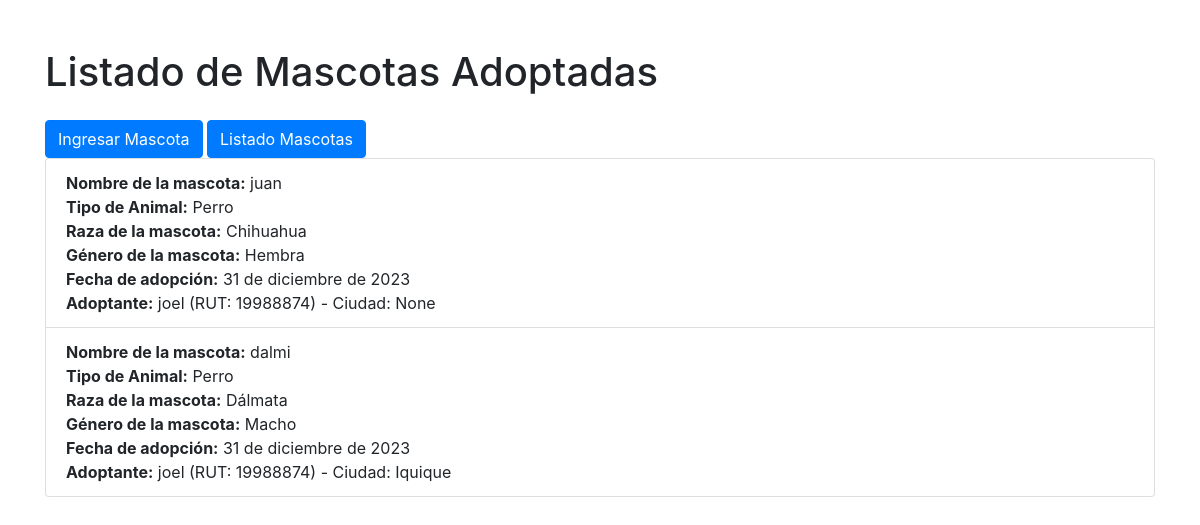
Page /adoptar_mascota_lista/ on the earlier database version.
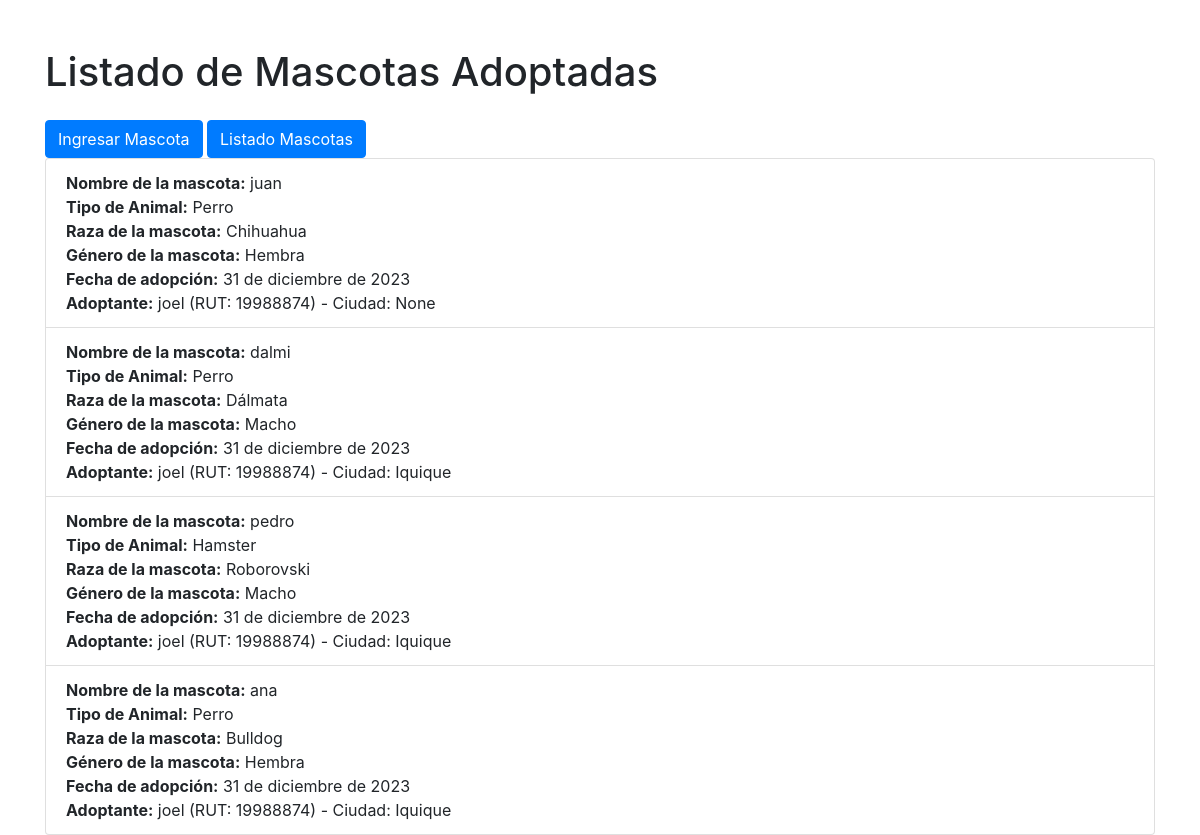
Same page on the later database version.
### mascotas/models.py (models this page shows, shortened)
class MascotaAdoptada(models.Model):
    id_adoptada = models.AutoField(primary_key=True)
    mascota = models.OneToOneField(Mascota, related_name='adoptada', on_delete=models.CASCADE)
    fecha_adopcion = models.DateField()
    adoptante_nombre = models.CharField(max_length=255, blank=True, null=True)
    adoptante_rut = models.CharField(max_length=20, blank=True, null=True)
    ciudad_a = models.CharField(max_length=100, blank=True, null=True)
    class Meta:
        app_label = 'mascotas'

class Mascota(models.Model):
    PERRO = 'Perro'
    GATO = 'Gato'
    CONEJO = 'Conejo'
    HAMSTER = 'Hamster'
    ANIMAL_CHOICES = [
        (PERRO, 'Perro'),
        (GATO, 'Gato'),
        (CONEJO, 'Conejo'),
        (HAMSTER, 'Hamster'),
    ]
    RAZA_CHOICES = {
        'Perro': [
            ('Chihuahua', 'Chihuahua'),
            ('Labrador', 'Labrador'),
            ('Salchicha (Dachshund)', 'Salchicha (Dachshund)'),
            ('Dálmata', 'Dálmata'),
            ('Bulldog', 'Bulldog'),
            ('Pastor Alemán', 'Pastor Alemán'),
            ('Golden Retriever', 'Golden Retriever'),
            ('Caniche', 'Caniche'),
            ('Boxer', 'Boxer'),
            ('Husky Siberiano', 'Husky Siberiano'),
        ],
        'Gato': [
            ('Siames', 'Siames'),
            ('Persa', 'Persa'),
            ('Maine Coon', 'Maine Coon'),
            ('Bengal', 'Bengal'),
            ('Sphynx', 'Sphynx'),
            ('Ragdoll', 'Ragdoll'),
            ('British Shorthair', 'British Shorthair'),
            ('Abyssinian', 'Abyssinian'),
            ('Scottish Fold', 'Scottish Fold'),
            ('Burmese', 'Burmese'),
        ],
        'Conejo': [
            ('Holandes', 'Holandes'),
            ('Enano Holandes', 'Enano Holandes'),
            ('Cabeza de León', 'Cabeza de León'),
            ('Jersey Wooly', 'Jersey Wooly'),
            ('Rex', 'Rex'),
            ('Mini Rex', 'Mini Rex'),
            ('Californiano', 'Californiano'),
            ('Holland Lop', 'Holland Lop'),
            ('Flemish Giant', 'Flemish Giant'),
            ('Mini Lop', 'Mini Lop'),
        ],
        'Hamster': [
            ('Dorado', 'Dorado'),
            ('Sirio', 'Sirio'),
            ('Roborovski', 'Roborovski'),
            ('Campbell', 'Campbell'),
            ('Chino', 'Chino'),
        ],
    }
    id_mascotas = models.AutoField(primary_key=True)
    rut_usuario = models.ForeignKey('mascotas.Usuario', related_name='mascotas', on_delete=models.CASCADE)
    nombre_m = models.CharField(max_length=100)
    animal_m = models.CharField(max_length=20, choices=ANIMAL_CHOICES)
    raza_m = models.CharField(max_length=50)
    genero_m = models.CharField(max_length=10, choices=[('Macho', 'Macho'), ('Hembra', 'Hembra')], default='Macho')
    vacuna_m = models.BooleanField(default=False)
    fecha_nac_m = models.DateField()
    peso_m = models.FloatField()
    tamaño_m = models.CharField(max_length=20)
    color_m = models.CharField(max_length=50)
    comportamiento_m = models.TextField()
    imagen = models.ImageField(upload_to='uploads', blank=True, null=True)
    imagen2 = models.ImageField(upload_to='uploads', blank=True, null=True)
    class Meta:
        app_label = 'mascotas'

### mascotas/views.py (the view)
# urls.py: path('adoptar_mascota_lista/', views.adoptar_mascota_lista, name='adoptar_mascota_lista'),
def adoptar_mascota_lista(request):
    mascotas_adoptadas = MascotaAdoptada.objects.all()
    return render(request, 'mascotas/adoptar_mascota_lista.html', {'mascotas_adoptadas': mascotas_adoptadas})

### mascotas/templates/mascotas/adoptar_mascota_lista.html (shortened to what this page needs)
<!DOCTYPE html>
<html lang="es">
<head>
    <link rel="stylesheet" href="https://stackpath.bootstrapcdn.com/bootstrap/4.5.2/css/bootstrap.min.css">
</head>
<body class="container mt-5">
    <h1>Listado de Mascotas Adoptadas</h1>
    <a href="{% url 'ingresar_mascota' %}" class="btn btn-primary mt-3">Ingresar Mascota</a>
    <a href="{% url 'listado_mascotas' %}" class="btn btn-primary mt-3">Listado Mascotas</a>
    <ul class="list-group">
        {% for mascota_adoptada in mascotas_adoptadas %}
            <li class="list-group-item">
                <strong>Nombre de la mascota:</strong> {{ mascota_adoptada.mascota.nombre_m }}<br>
                <strong>Tipo de Animal:</strong> {{ mascota_adoptada.mascota.animal_m }}<br>
                <strong>Raza de la mascota:</strong> {{ mascota_adoptada.mascota.raza_m }}<br>
                <strong>Género de la mascota:</strong> {{ mascota_adoptada.mascota.genero_m }}<br>
                <strong>Fecha de adopción:</strong> {{ mascota_adoptada.fecha_adopcion }}<br>
                <strong>Adoptante:</strong>
                {% if mascota_adoptada.adoptante_nombre %}
                    {{ mascota_adoptada.adoptante_nombre }} (RUT: {{ mascota_adoptada.adoptante_rut }}) - Ciudad: {{ mascota_adoptada.ciudad_a }}
                {% else %}
                    No adoptada
                {% endif %}
                <br>
            </li>
        {% endfor %}
    </ul>
</body>
</html>

Differences in the rows shown:
added MascotaAdoptada: mascota.nombre_m "pedro", mascota.animal_m "Hamster", mascota.raza_m "Roborovski", mascota.genero_m "Macho", fecha_adopcion "31 de diciembre de 2023", adoptante_nombre "joel", adoptante_rut "19988874", ciudad_a "Iquique"
added MascotaAdoptada: mascota.nombre_m "ana", mascota.animal_m "Perro", mascota.raza_m "Bulldog", mascota.genero_m "Hembra", fecha_adopcion "31 de diciembre de 2023", adoptante_nombre "joel", adoptante_rut "19988874", ciudad_a "Iquique"
